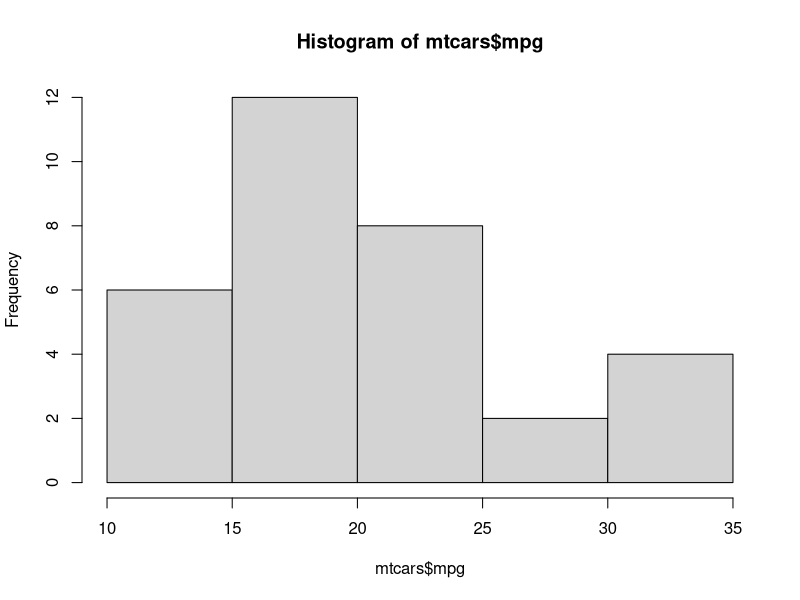
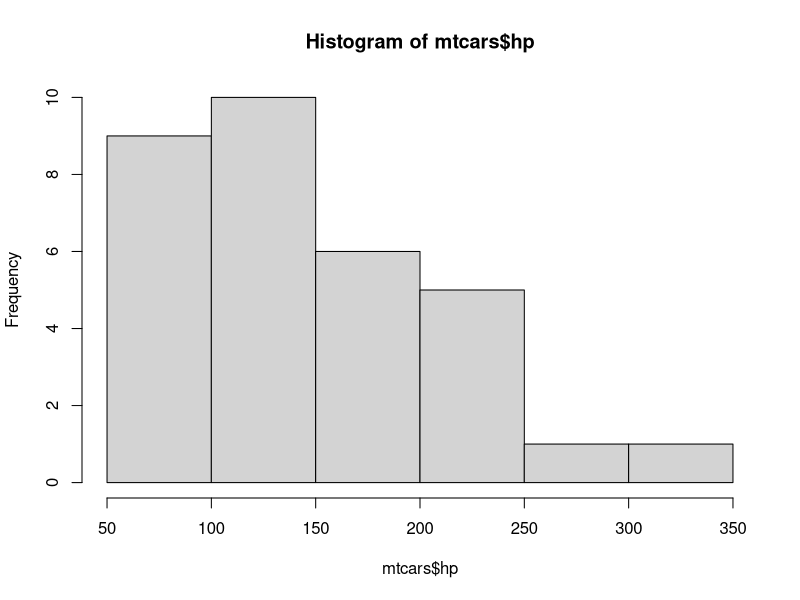
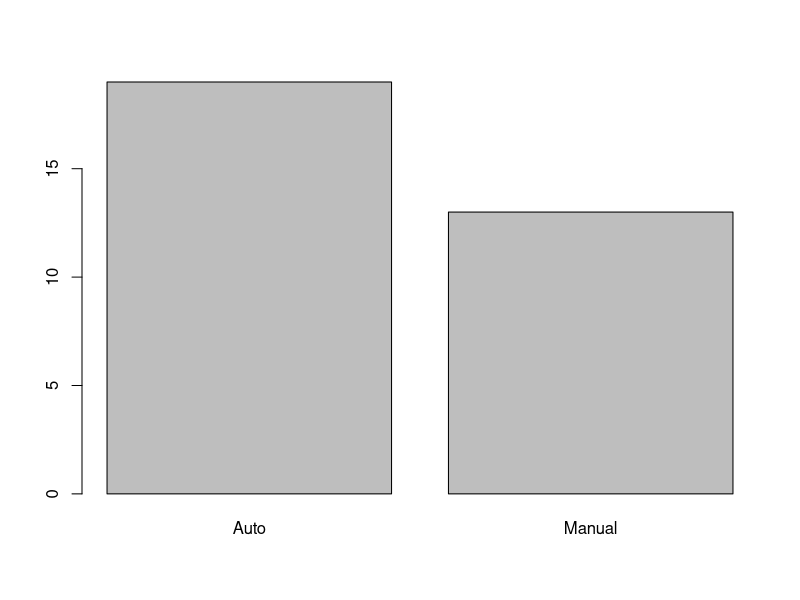
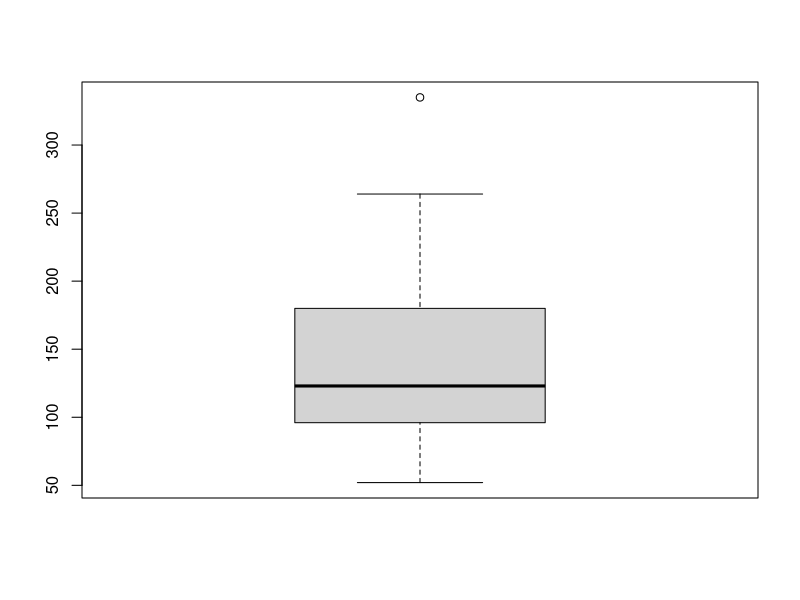
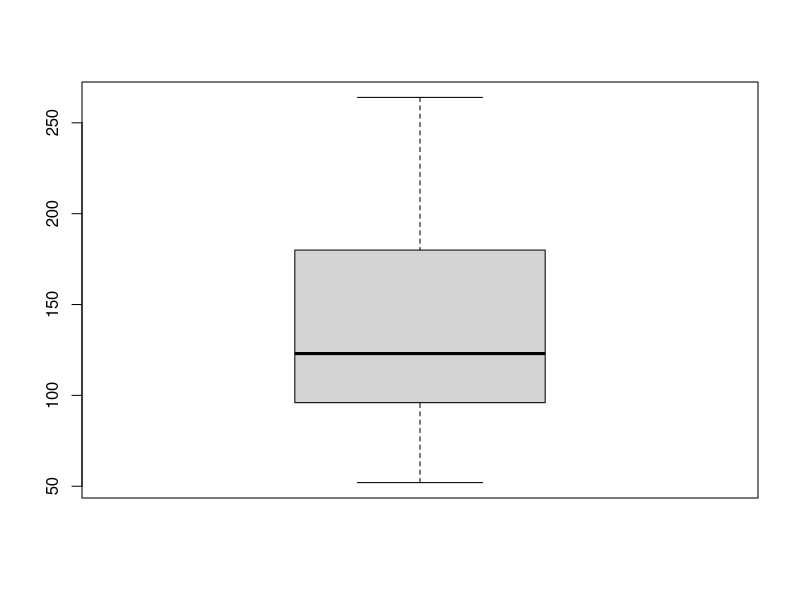
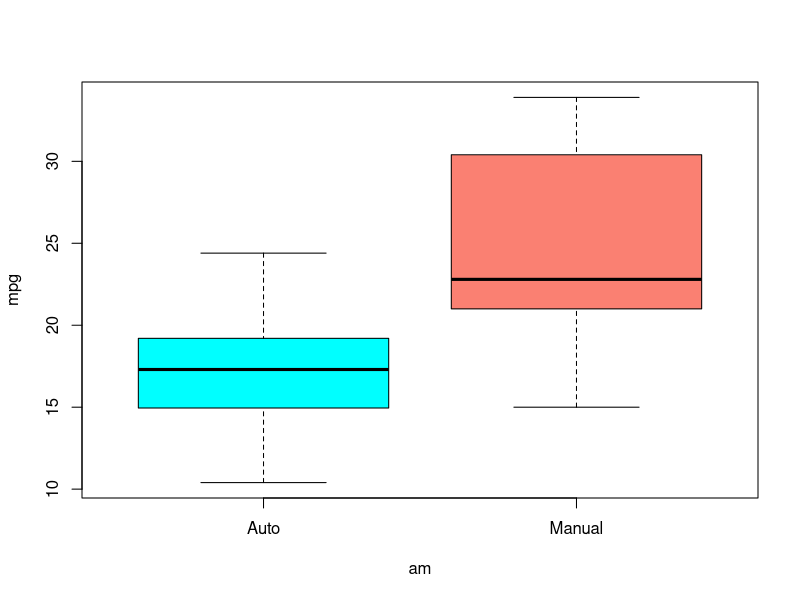
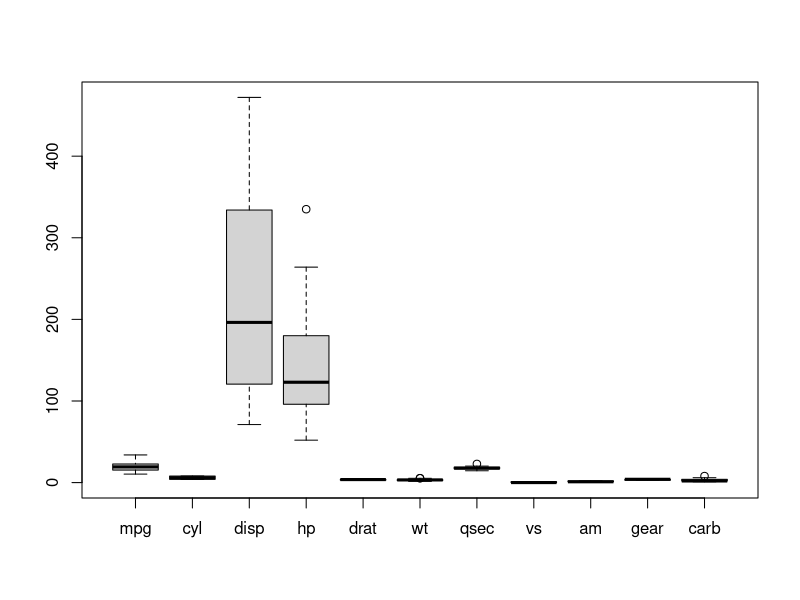
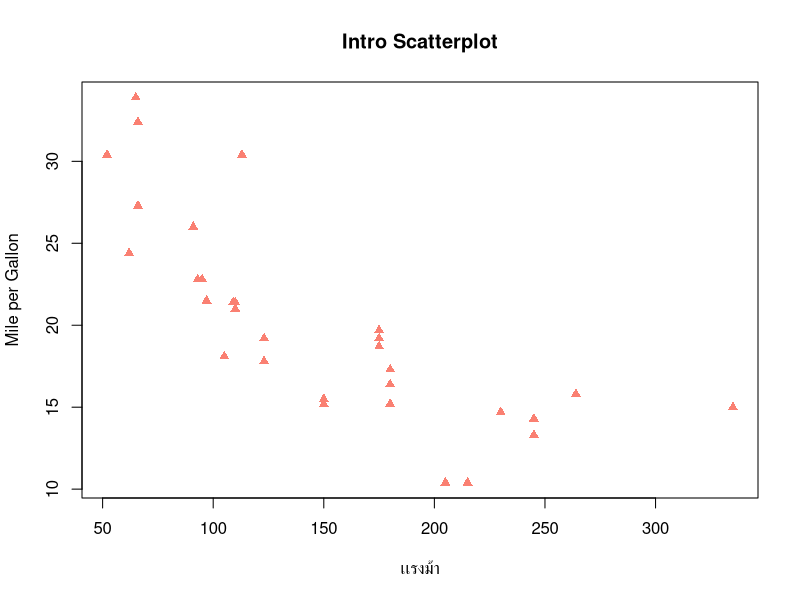

The R script that drew these images, in order:
install.packages('tidyverse')

library(tidyverse)

#base R plot

hist(mtcars$mpg)
hist(mtcars$hp)

mean(mtcars$hp)
#review structure
str(mtcars)


#change data from num to factor
mtcars$am <- factor(mtcars$am, levels = c(0, 1), labels = c('Auto', 'Manual'))

#barplot one-quantitative variable
# เชิงคุณภาพ = categorical data
# table = ใช้นับความถี่ของข้อมูล
barplot(table(mtcars$am))

# boxplot = identify outlier 
#one or two quantitative variable
boxplot(mtcars$hp)

 
# get five number from mtcars$hp
fivenum(mtcars$hp)
#52  96 123    180   335
#min q1 median q3    max
min(mtcars$hp)
quantile(mtcars$hp, probs = c(.25, .5, .75))
min(mtcars$hp)

#whisker calculations
q3 <- quantile(mtcars$hp, probs = .75)
q1 <- quantile(mtcars$hp, probs = .25)

iqr_hp <- q3 - q1

q3 + 1.5 * iqr_hp
q1 - 1.5 * iqr_hp

boxplot.stats(mtcars$hp, coef = 1.5)


#filter outlier
mtcars_no_out <- mtcars %>% filter(hp < 335)

boxplot(mtcars_no_out$hp)


#boxplot 2 variable
#quanlitative(catergorical) x quantitative(numeric)
boxplot(mpg ~ am, data = mtcars, col = c("cyan", "salmon"))

mtcars %>% boxplot(mpg ~ am)

#scatter plot
# 2 x quantitative numeric
plot(mtcars$hp, mtcars$mpg, pch = 17, col = "salmon",
     main = "Intro Scatterplot", 
     xlab = "เเรงม้า",
     ylab = "Mile per Gallon")
#correlation of data 
cor(mtcars$hp, mtcars$mpg)

#Linear regression
lm(mpg ~ hp, data = mtcars)
